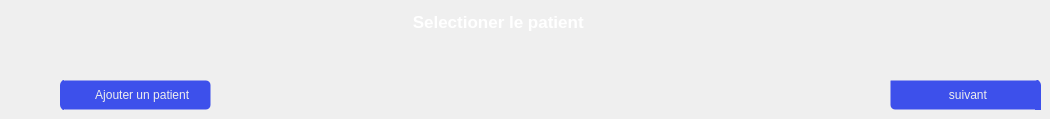
         <widget class="QWidget" name="page_24">
          <widget class="QPushButton" name="suivant_2">
           <property name="geometry">
            <rect>
             <x>890</x>
             <y>80</y>
             <width>151</width>
             <height>30</height>
            </rect>
           </property>
           <property name="minimumSize">
            <size>
             <width>150</width>
             <height>30</height>
            </size>
           </property>
           <property name="font">
            <font>
             <family>Segoe UI</family>
             <pointsize>9</pointsize>
            </font>
           </property>
           <property name="cursor">
            <cursorShape>PointingHandCursor</cursorShape>
           </property>
           <property name="styleSheet">
            <string notr="true">QPushButton {
background-image: url(C:/Users/HP/Documents/Health-application/icons/16x16/cil-arrow-right.png);
	background-position: right center;

    background-repeat: no-repeat;

	border: 1px solid transparent;
color:rgb(238, 238, 238);
border-right:6px solid #3d50eb;
border-top-right-radius:5px;
border-bottom-left-radius:5px;
	



	background-color:#3d50eb;

}
QPushButton:hover {
color:rgb(255, 255, 255);
		background-color: rgb(63, 84, 244);
}
QPushButton:pressed {	
	border: 2px solid rgb(55, 74, 214) ;
}</string>
           </property>
           <property name="text">
            <string>   suivant</string>
           </property>
          </widget>
          <widget class="QLabel" name="labelBoxBlenderInstalation_11">
           <property name="geometry">
            <rect>
             <x>40</x>
             <y>10</y>
             <width>751</width>
             <height>23</height>
            </rect>
           </property>
           <property name="font">
            <font>
             <family>Segoe UI</family>
             <pointsize>13</pointsize>
             <weight>75</weight>
             <bold>true</bold>
            </font>
           </property>
           <property name="styleSheet">
            <string notr="true">color:rgb(255, 255, 255);
background-color: transparent;</string>
           </property>
           <property name="text">
            <string>                                                                               Selectioner le patient </string>
           </property>
          </widget>
          <widget class="QPushButton" name="ajouterr_2">
           <property name="geometry">
            <rect>
             <x>60</x>
             <y>80</y>
             <width>151</width>
             <height>30</height>
            </rect>
           </property>
           <property name="minimumSize">
            <size>
             <width>150</width>
             <height>30</height>
            </size>
           </property>
           <property name="font">
            <font>
             <family>Segoe UI</family>
             <pointsize>9</pointsize>
            </font>
           </property>
           <property name="cursor">
            <cursorShape>PointingHandCursor</cursorShape>
           </property>
           <property name="styleSheet">
            <string notr="true">QPushButton {
background-image: url(C:/Users/HP/Documents/Health-application/icons/16x16/cil-folder-open.png);
	background-position: left center;

    background-repeat: no-repeat;

	border: 1px solid transparent;
color:rgb(238, 238, 238);
	border-radius: 5px;	
	background-color:#3d50eb;
border-left:5px solid #3d50eb;

}
QPushButton:hover {
color:rgb(255, 255, 255);
		background-color: rgb(63, 84, 244);
}
QPushButton:pressed {	
	border: 2px solid rgb(55, 74, 214) ;
}</string>
           </property>
           <property name="text">
            <string>   Ajouter un patient</string>
           </property>
          </widget>
         </widget>
